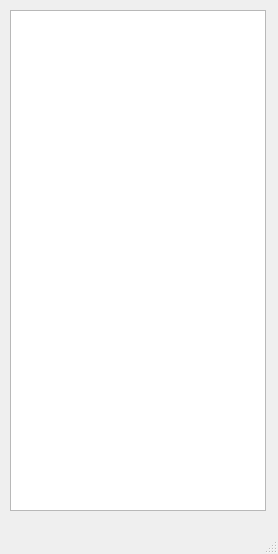
<?xml version="1.0" encoding="UTF-8"?>
<ui version="4.0">
 <class>Store</class>
 <widget class="QMainWindow" name="Store">
  <property name="geometry">
   <rect>
    <x>0</x>
    <y>0</y>
    <width>278</width>
    <height>554</height>
   </rect>
  </property>
  <property name="windowTitle">
   <string>MainWindow</string>
  </property>
  <widget class="QWidget" name="centralwidget">
   <widget class="QListWidget" name="listWidget">
    <property name="geometry">
     <rect>
      <x>10</x>
      <y>10</y>
      <width>256</width>
      <height>501</height>
     </rect>
    </property>
   </widget>
  </widget>
  <widget class="QMenuBar" name="menubar">
   <property name="geometry">
    <rect>
     <x>0</x>
     <y>0</y>
     <width>278</width>
     <height>26</height>
    </rect>
   </property>
  </widget>
  <widget class="QStatusBar" name="statusbar"/>
 </widget>
 <resources/>
 <connections/>
</ui>
